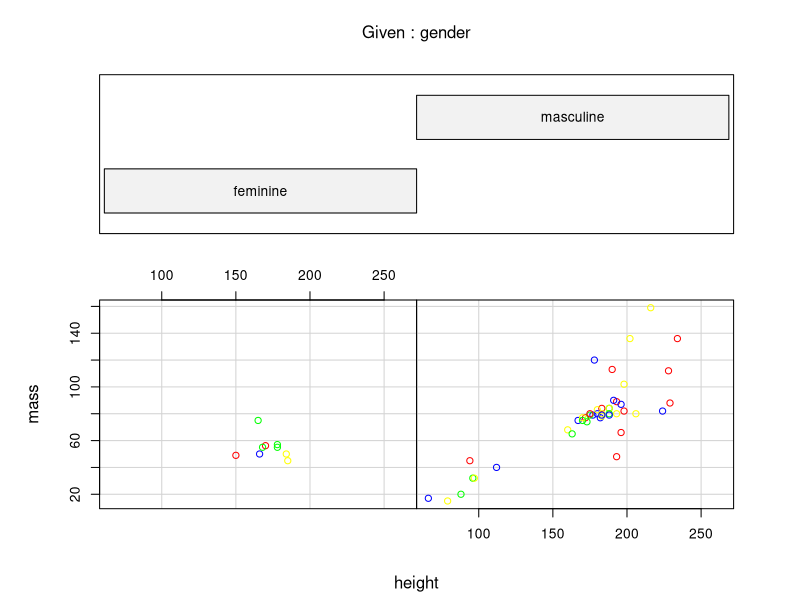
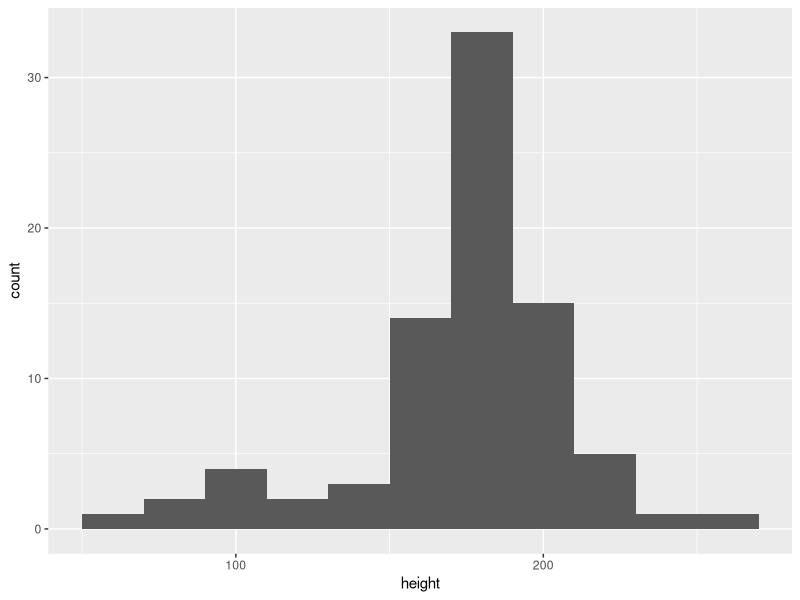
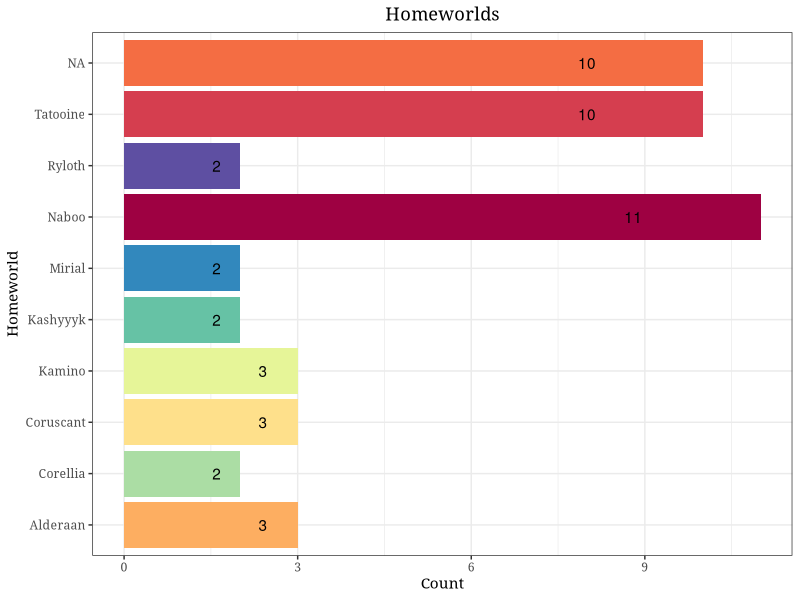
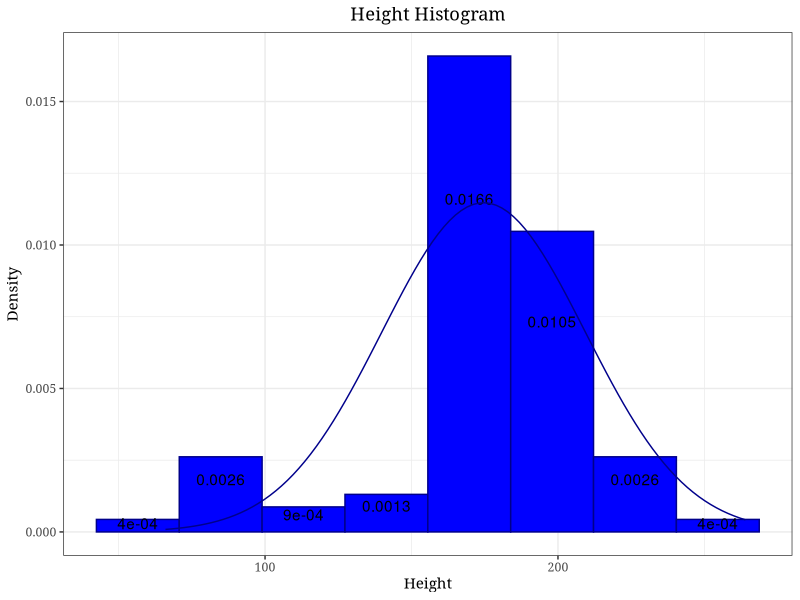
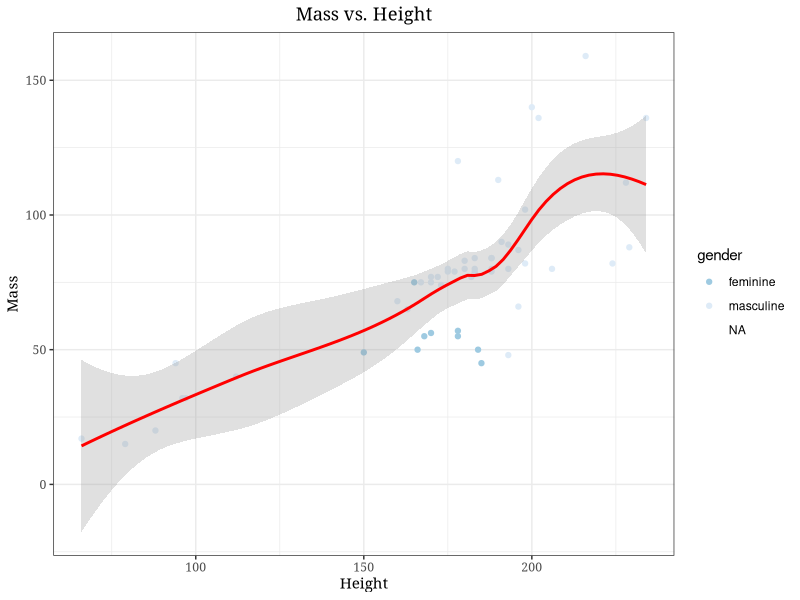
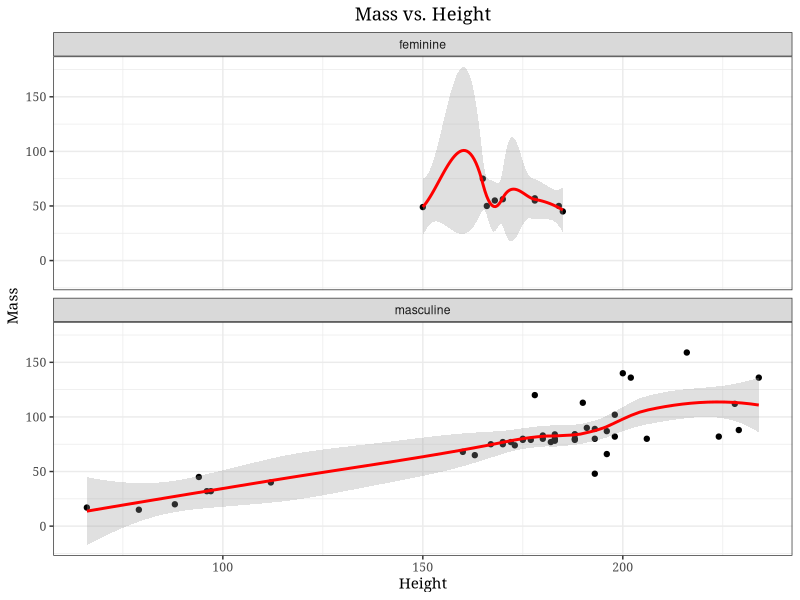
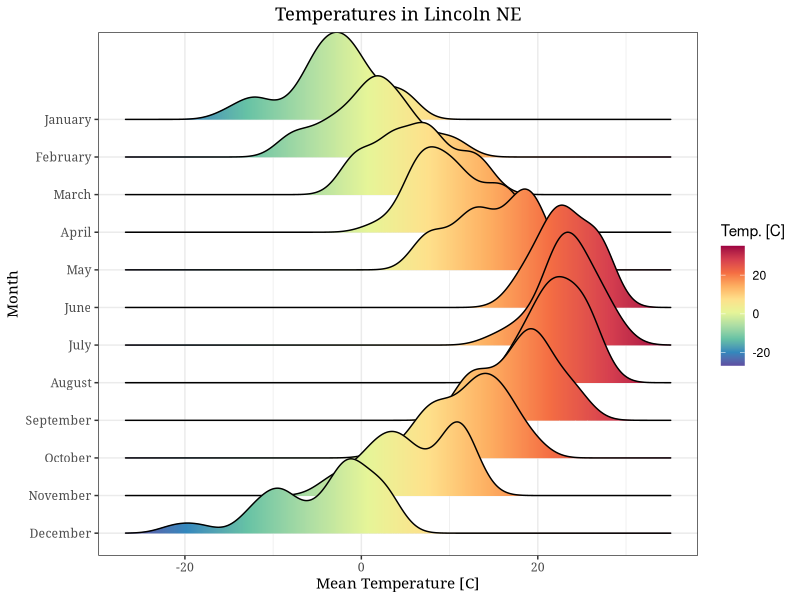

The R source for these figures, in order:
## ---- chunk 1
library(dplyr)
data(starwars)
## ---- chunk 2
coplot(mass ~ height | gender, 
       starwars[!starwars$name %in% c("Jabba Desilijic Tiure", "IG-88", "BB8"),],
       col = c("red", "blue", "green", "yellow"))
## ---- chunk 3
library(ggplot2)
## ---- chunk 4
# unccomment the last line to see the actual effect
starwars %>%
  ggplot() +
  geom_histogram(aes(x = height), binwidth = 20)
  # + coord_polar()
## ---- chunk 5
library(RColorBrewer)
## ---- chunk 6
starwars %>%
  count(homeworld, sort = TRUE) %>%
  filter(n > 1) %>%
  ggplot(aes(x = homeworld, y = n))+
  geom_col(fill = brewer.pal(10, "Spectral")) +
  geom_text(aes(label = n,
                y = 0.8*n)) +
  coord_flip() +
  theme_bw() +
  ggtitle("Homeworlds") +
  labs(x = "Homeworld", y = "Count") +
  theme(axis.title = element_text("Serif", 14),
        axis.text = element_text("Serif", 12),
        plot.title = element_text("Serif",16, hjust = 0.5)
  )
## ---- chunk 7
starwars %>%
  ggplot(aes(x = height)) +
  geom_histogram(aes(y = ..density..),
                 bins = 8,
                 color = "Darkblue",
                 fill = "Blue") +
  stat_bin(bins = 8,
           geom = "text",
           aes(label = round(..density..,4),
               y = 0.7*(..density..)
               ),
           color = "black") +
  stat_function(fun = dnorm,
                args = list(mean = mean(starwars$height, na.rm = TRUE),
                         sd = sd(starwars$height, na.rm = TRUE)
                         ),
                col = "DarkBlue") +
  theme_bw() +
  ggtitle("Height Histogram") +
  labs(x = "Height", y = "Density") +
  theme(axis.title = element_text("Serif", 14),
        axis.text = element_text("Serif", 12),
        plot.title = element_text("Serif",16, hjust = 0.5)
  )
## ---- chunk 8
starwars %>%
  filter(mass < 1000) %>%
  ggplot(aes(x = height, y = mass)) +
  geom_point(aes(color = gender)) +
  geom_smooth(method = "loess",
               alpha = 0.3,
               color = "red") + 
  scale_color_brewer(palette = "Blues", 
                     direction = -1) +
  theme_bw() +
  ggtitle("Mass vs. Height") +
  labs(x = "Height", y = "Mass") +
  theme(axis.title = element_text("Serif", 14),
        axis.text = element_text("Serif", 12),
        plot.title = element_text("Serif",16, hjust = 0.5)
  )
## ---- chunk 9
starwars %>%
  filter(mass < 1000 & !gender == "none") %>%
  ggplot(aes(x = height, y = mass)) +
  geom_point() +
  geom_smooth(method = "loess",
              alpha = 0.3, color = "red") + 
  scale_color_brewer(palette = "Blues", 
                     direction = -1) +
  facet_wrap(~gender, ncol = 1) +
  theme_bw() +
  ggtitle("Mass vs. Height") +
  labs(x = "Height", y = "Mass") +
  theme(axis.title = element_text("Serif", 14),
        axis.text = element_text("Serif", 12),
        plot.title = element_text("Serif",16, hjust = 0.5)
  )
## ---- chunk 10
library(ggridges)
data("lincoln_weather")
attach(lincoln_weather)
theme_set(theme_bw())

lincoln_weather %>%
  mutate(tempC = (`Mean Temperature [F]`-32)*5/9) %>%
  ggplot(aes(x = tempC, y = Month)) + 
  geom_density_ridges_gradient(aes(fill = ..x..), 
                               scale = 3,
                               size = 0.3) +
  scale_fill_gradientn(colours = rev(brewer.pal(10, "Spectral")),
                       name = "Temp. [C]") +
  labs(title = "Temperatures in Lincoln NE",
       x = "Mean Temperature [C]") +
  theme(axis.text = element_text("Serif", 14),
        axis.title = element_text("Serif", 15),
        plot.title = element_text("Serif", 17, hjust = 0.5))
